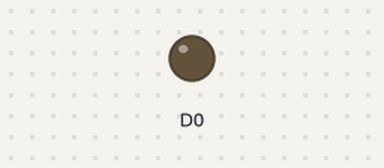
Simulated run of this sketch. Board: ESP8266 (NodeMCU). Parts: output pins drawn as LEDs (lit = HIGH).

Above: at 0.05 s.
At 1.2 s:
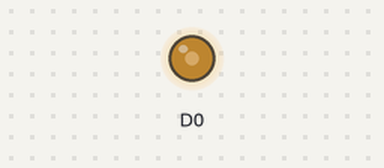
At 2.4 s:
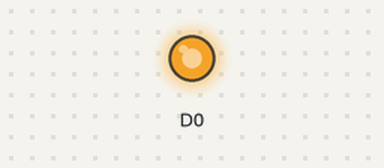
At 4.8 s:
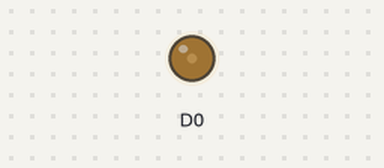
Timing chart, 0 to 6.8 s (numbered marks = the images above):
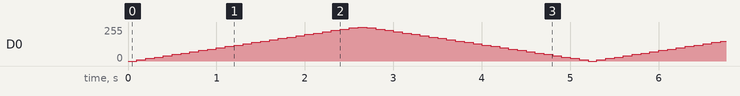

The sketch:

L02-Dim.ino
```cpp
int brightness = 0;
int fadeAmount = 10;

void setup() {
  pinMode(D0, OUTPUT);
}

void loop() {
  analogWrite(D0, brightness);
  brightness = brightness + fadeAmount;

  if (brightness <= 0 || brightness >= 255) {
    fadeAmount = -fadeAmount;
  }

  delay(100);
}
```
